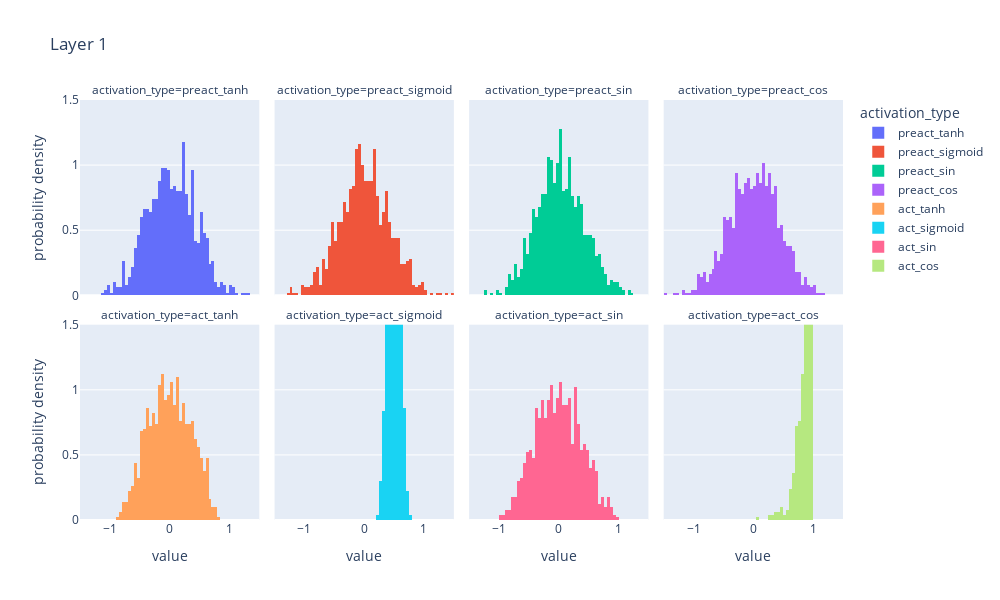
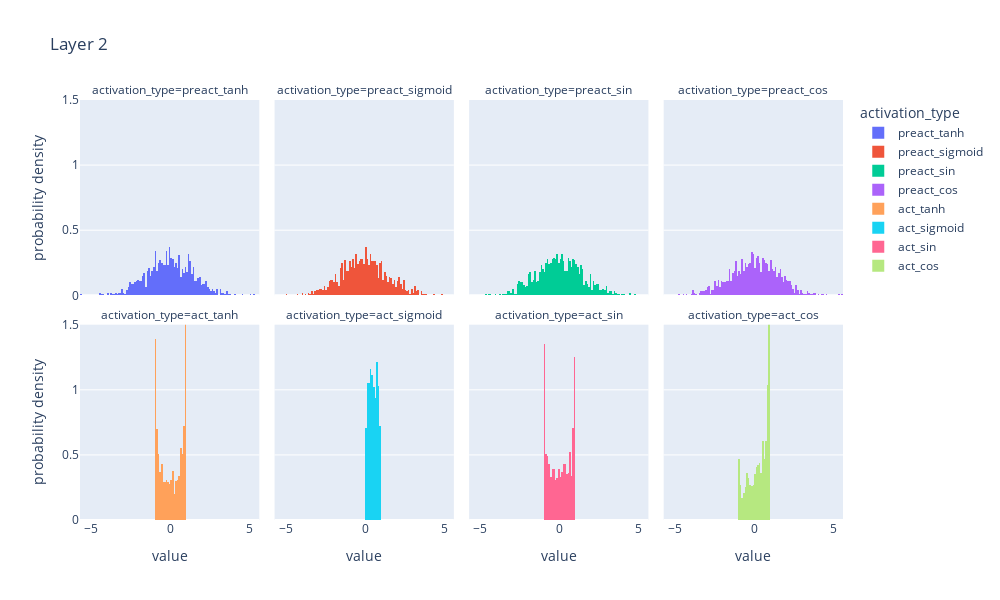
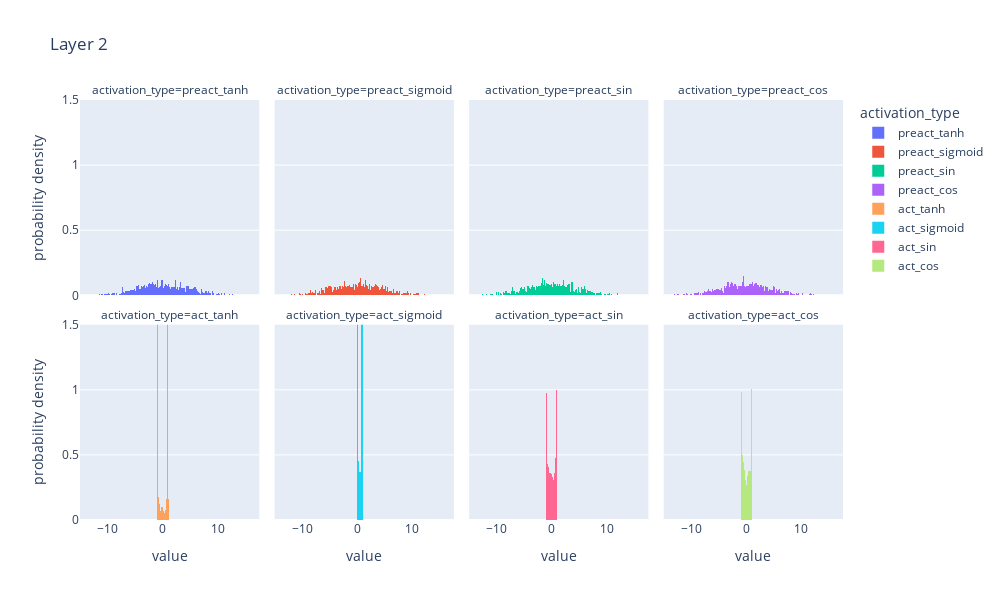

Notebook source saved alongside these figures, in order:
### Code cell
plot_acts(interim_acts[0], 'Layer 1')

plot_acts(interim_acts[1], 'Layer 2')

plot_acts(interim_acts[2], 'Layer 2')

### Figure 1 — Plotly figure (JSON) as saved in the notebook; plotly's stock layout.template omitted (floating-point values rounded to 4 significant figures; data arrays with more than 128 entries replaced by an {"elided": "..."} marker saying what was removed)
{"data": [{"alignmentgroup": "True", "bingroup": "x", "histnorm": "probability density", "hovertemplate": "activation_type=preact_tanh<br>value=%{x}<br>probability density=%{y}<extra></extra>", "legendgroup": "preact_tanh", "marker": {"color": "#636efa", "pattern": {"shape": ""}}, "name": "preact_tanh", "offsetgroup": "preact_tanh", "orientation": "v", "showlegend": true, "type": "histogram", "x": {"elided": "1000 float values"}, "xaxis": "x5", "yaxis": "y5"}, {"alignmentgroup": "True", "bingroup": "x", "histnorm": "probability density", "hovertemplate": "activation_type=preact_sigmoid<br>value=%{x}<br>probability density=%{y}<extra></extra>", "legendgroup": "preact_sigmoid", "marker": {"color": "#EF553B", "pattern": {"shape": ""}}, "name": "preact_sigmoid", "offsetgroup": "preact_sigmoid", "orientation": "v", "showlegend": true, "type": "histogram", "x": {"elided": "1000 float values"}, "xaxis": "x6", "yaxis": "y6"}, {"alignmentgroup": "True", "bingroup": "x", "histnorm": "probability density", "hovertemplate": "activation_type=preact_sin<br>value=%{x}<br>probability density=%{y}<extra></extra>", "legendgroup": "preact_sin", "marker": {"color": "#00cc96", "pattern": {"shape": ""}}, "name": "preact_sin", "offsetgroup": "preact_sin", "orientation": "v", "showlegend": true, "type": "histogram", "x": {"elided": "1000 float values"}, "xaxis": "x7", "yaxis": "y7"}, {"alignmentgroup": "True", "bingroup": "x", "histnorm": "probability density", "hovertemplate": "activation_type=preact_cos<br>value=%{x}<br>probability density=%{y}<extra></extra>", "legendgroup": "preact_cos", "marker": {"color": "#ab63fa", "pattern": {"shape": ""}}, "name": "preact_cos", "offsetgroup": "preact_cos", "orientation": "v", "showlegend": true, "type": "histogram", "x": {"elided": "1000 float values"}, "xaxis": "x8", "yaxis": "y8"}, {"alignmentgroup": "True", "bingroup": "x", "histnorm": "probability density", "hovertemplate": "activation_type=act_tanh<br>value=%{x}<br>probability density=%{y}<extra></extra>", "legendgroup": "act_tanh", "marker": {"color": "#FFA15A", "pattern": {"shape": ""}}, "name": "act_tanh", "offsetgroup": "act_tanh", "orientation": "v", "showlegend": true, "type": "histogram", "x": {"elided": "1000 float values"}, "xaxis": "x", "yaxis": "y"}, {"alignmentgroup": "True", "bingroup": "x", "histnorm": "probability density", "hovertemplate": "activation_type=act_sigmoid<br>value=%{x}<br>probability density=%{y}<extra></extra>", "legendgroup": "act_sigmoid", "marker": {"color": "#19d3f3", "pattern": {"shape": ""}}, "name": "act_sigmoid", "offsetgroup": "act_sigmoid", "orientation": "v", "showlegend": true, "type": "histogram", "x": {"elided": "1000 float values"}, "xaxis": "x2", "yaxis": "y2"}, {"alignmentgroup": "True", "bingroup": "x", "histnorm": "probability density", "hovertemplate": "activation_type=act_sin<br>value=%{x}<br>probability density=%{y}<extra></extra>", "legendgroup": "act_sin", "marker": {"color": "#FF6692", "pattern": {"shape": ""}}, "name": "act_sin", "offsetgroup": "act_sin", "orientation": "v", "showlegend": true, "type": "histogram", "x": {"elided": "1000 float values"}, "xaxis": "x3", "yaxis": "y3"}, {"alignmentgroup": "True", "bingroup": "x", "histnorm": "probability density", "hovertemplate": "activation_type=act_cos<br>value=%{x}<br>probability density=%{y}<extra></extra>", "legendgroup": "act_cos", "marker": {"color": "#B6E880", "pattern": {"shape": ""}}, "name": "act_cos", "offsetgroup": "act_cos", "orientation": "v", "showlegend": true, "type": "histogram", "x": {"elided": "1000 float values"}, "xaxis": "x4", "yaxis": "y4"}], "layout": {"annotations": [{"font": {}, "showarrow": false, "text": "activation_type=act_tanh", "x": 0.1175, "xanchor": "center", "xref": "paper", "y": 0.465, "yanchor": "bottom", "yref": "paper"}, {"font": {}, "showarrow": false, "text": "activation_type=act_sigmoid", "x": 0.3725, "xanchor": "center", "xref": "paper", "y": 0.465, "yanchor": "bottom", "yref": "paper"}, {"font": {}, "showarrow": false, "text": "activation_type=act_sin", "x": 0.6275, "xanchor": "center", "xref": "paper", "y": 0.465, "yanchor": "bottom", "yref": "paper"}, {"font": {}, "showarrow": false, "text": "activation_type=act_cos", "x": 0.8825, "xanchor": "center", "xref": "paper", "y": 0.465, "yanchor": "bottom", "yref": "paper"}, {"font": {}, "showarrow": false, "text": "activation_type=preact_tanh", "x": 0.1175, "xanchor": "center", "xref": "paper", "y": 1.0, "yanchor": "bottom", "yref": "paper"}, {"font": {}, "showarrow": false, "text": "activation_type=preact_sigmoid", "x": 0.3725, "xanchor": "center", "xref": "paper", "y": 1.0, "yanchor": "bottom", "yref": "paper"}, {"font": {}, "showarrow": false, "text": "activation_type=preact_sin", "x": 0.6275, "xanchor": "center", "xref": "paper", "y": 1.0, "yanchor": "bottom", "yref": "paper"}, {"font": {}, "showarrow": false, "text": "activation_type=preact_cos", "x": 0.8825, "xanchor": "center", "xref": "paper", "y": 1.0, "yanchor": "bottom", "yref": "paper"}], "autosize": false, "barmode": "relative", "height": 600, "legend": {"title": {"text": "activation_type"}, "tracegroupgap": 0}, "title": {"text": "Layer 1"}, "width": 1000, "xaxis": {"anchor": "y", "autorange": true, "domain": [0, 0.235], "range": [-1.5, 1.5], "title": {"text": "value"}, "type": "linear"}, "xaxis2": {"anchor": "y2", "autorange": true, "domain": [0.255, 0.49], "matches": "x", "range": [-1.5, 1.5], "title": {"text": "value"}, "type": "linear"}, "xaxis3": {"anchor": "y3", "autorange": true, "domain": [0.51, 0.745], "matches": "x", "range": [-1.5, 1.5], "title": {"text": "value"}, "type": "linear"}, "xaxis4": {"anchor": "y4", "autorange": true, "domain": [0.765, 1.0], "matches": "x", "range": [-1.5, 1.5], "title": {"text": "value"}, "type": "linear"}, "xaxis5": {"anchor": "y5", "autorange": true, "domain": [0, 0.235], "matches": "x", "range": [-1.5, 1.5], "showticklabels": false, "type": "linear"}, "xaxis6": {"anchor": "y6", "autorange": true, "domain": [0.255, 0.49], "matches": "x", "range": [-1.5, 1.5], "showticklabels": false, "type": "linear"}, "xaxis7": {"anchor": "y7", "autorange": true, "domain": [0.51, 0.745], "matches": "x", "range": [-1.5, 1.5], "showticklabels": false, "type": "linear"}, "xaxis8": {"anchor": "y8", "autorange": true, "domain": [0.765, 1.0], "matches": "x", "range": [-1.5, 1.5], "showticklabels": false, "type": "linear"}, "yaxis": {"anchor": "x", "domain": [0, 0.465], "range": [0, 1.5], "title": {"text": "probability density"}}, "yaxis2": {"anchor": "x2", "domain": [0, 0.465], "matches": "y", "range": [0, 1.5], "showticklabels": false}, "yaxis3": {"anchor": "x3", "domain": [0, 0.465], "matches": "y", "range": [0, 1.5], "showticklabels": false}, "yaxis4": {"anchor": "x4", "domain": [0, 0.465], "matches": "y", "range": [0, 1.5], "showticklabels": false}, "yaxis5": {"anchor": "x5", "domain": [0.535, 1.0], "matches": "y", "range": [0, 1.5], "title": {"text": "probability density"}}, "yaxis6": {"anchor": "x6", "domain": [0.535, 1.0], "matches": "y", "range": [0, 1.5], "showticklabels": false}, "yaxis7": {"anchor": "x7", "domain": [0.535, 1.0], "matches": "y", "range": [0, 1.5], "showticklabels": false}, "yaxis8": {"anchor": "x8", "domain": [0.535, 1.0], "matches": "y", "range": [0, 1.5], "showticklabels": false}}}

### Figure 2 — Plotly figure (JSON) as saved in the notebook; plotly's stock layout.template omitted (floating-point values rounded to 4 significant figures; data arrays with more than 128 entries replaced by an {"elided": "..."} marker saying what was removed)
{"data": [{"alignmentgroup": "True", "bingroup": "x", "histnorm": "probability density", "hovertemplate": "activation_type=preact_tanh<br>value=%{x}<br>probability density=%{y}<extra></extra>", "legendgroup": "preact_tanh", "marker": {"color": "#636efa", "pattern": {"shape": ""}}, "name": "preact_tanh", "offsetgroup": "preact_tanh", "orientation": "v", "showlegend": true, "type": "histogram", "x": {"elided": "1000 float values"}, "xaxis": "x5", "yaxis": "y5"}, {"alignmentgroup": "True", "bingroup": "x", "histnorm": "probability density", "hovertemplate": "activation_type=preact_sigmoid<br>value=%{x}<br>probability density=%{y}<extra></extra>", "legendgroup": "preact_sigmoid", "marker": {"color": "#EF553B", "pattern": {"shape": ""}}, "name": "preact_sigmoid", "offsetgroup": "preact_sigmoid", "orientation": "v", "showlegend": true, "type": "histogram", "x": {"elided": "1000 float values"}, "xaxis": "x6", "yaxis": "y6"}, {"alignmentgroup": "True", "bingroup": "x", "histnorm": "probability density", "hovertemplate": "activation_type=preact_sin<br>value=%{x}<br>probability density=%{y}<extra></extra>", "legendgroup": "preact_sin", "marker": {"color": "#00cc96", "pattern": {"shape": ""}}, "name": "preact_sin", "offsetgroup": "preact_sin", "orientation": "v", "showlegend": true, "type": "histogram", "x": {"elided": "1000 float values"}, "xaxis": "x7", "yaxis": "y7"}, {"alignmentgroup": "True", "bingroup": "x", "histnorm": "probability density", "hovertemplate": "activation_type=preact_cos<br>value=%{x}<br>probability density=%{y}<extra></extra>", "legendgroup": "preact_cos", "marker": {"color": "#ab63fa", "pattern": {"shape": ""}}, "name": "preact_cos", "offsetgroup": "preact_cos", "orientation": "v", "showlegend": true, "type": "histogram", "x": {"elided": "1000 float values"}, "xaxis": "x8", "yaxis": "y8"}, {"alignmentgroup": "True", "bingroup": "x", "histnorm": "probability density", "hovertemplate": "activation_type=act_tanh<br>value=%{x}<br>probability density=%{y}<extra></extra>", "legendgroup": "act_tanh", "marker": {"color": "#FFA15A", "pattern": {"shape": ""}}, "name": "act_tanh", "offsetgroup": "act_tanh", "orientation": "v", "showlegend": true, "type": "histogram", "x": {"elided": "1000 float values"}, "xaxis": "x", "yaxis": "y"}, {"alignmentgroup": "True", "bingroup": "x", "histnorm": "probability density", "hovertemplate": "activation_type=act_sigmoid<br>value=%{x}<br>probability density=%{y}<extra></extra>", "legendgroup": "act_sigmoid", "marker": {"color": "#19d3f3", "pattern": {"shape": ""}}, "name": "act_sigmoid", "offsetgroup": "act_sigmoid", "orientation": "v", "showlegend": true, "type": "histogram", "x": {"elided": "1000 float values"}, "xaxis": "x2", "yaxis": "y2"}, {"alignmentgroup": "True", "bingroup": "x", "histnorm": "probability density", "hovertemplate": "activation_type=act_sin<br>value=%{x}<br>probability density=%{y}<extra></extra>", "legendgroup": "act_sin", "marker": {"color": "#FF6692", "pattern": {"shape": ""}}, "name": "act_sin", "offsetgroup": "act_sin", "orientation": "v", "showlegend": true, "type": "histogram", "x": {"elided": "1000 float values"}, "xaxis": "x3", "yaxis": "y3"}, {"alignmentgroup": "True", "bingroup": "x", "histnorm": "probability density", "hovertemplate": "activation_type=act_cos<br>value=%{x}<br>probability density=%{y}<extra></extra>", "legendgroup": "act_cos", "marker": {"color": "#B6E880", "pattern": {"shape": ""}}, "name": "act_cos", "offsetgroup": "act_cos", "orientation": "v", "showlegend": true, "type": "histogram", "x": {"elided": "1000 float values"}, "xaxis": "x4", "yaxis": "y4"}], "layout": {"annotations": [{"font": {}, "showarrow": false, "text": "activation_type=act_tanh", "x": 0.1175, "xanchor": "center", "xref": "paper", "y": 0.465, "yanchor": "bottom", "yref": "paper"}, {"font": {}, "showarrow": false, "text": "activation_type=act_sigmoid", "x": 0.3725, "xanchor": "center", "xref": "paper", "y": 0.465, "yanchor": "bottom", "yref": "paper"}, {"font": {}, "showarrow": false, "text": "activation_type=act_sin", "x": 0.6275, "xanchor": "center", "xref": "paper", "y": 0.465, "yanchor": "bottom", "yref": "paper"}, {"font": {}, "showarrow": false, "text": "activation_type=act_cos", "x": 0.8825, "xanchor": "center", "xref": "paper", "y": 0.465, "yanchor": "bottom", "yref": "paper"}, {"font": {}, "showarrow": false, "text": "activation_type=preact_tanh", "x": 0.1175, "xanchor": "center", "xref": "paper", "y": 1.0, "yanchor": "bottom", "yref": "paper"}, {"font": {}, "showarrow": false, "text": "activation_type=preact_sigmoid", "x": 0.3725, "xanchor": "center", "xref": "paper", "y": 1.0, "yanchor": "bottom", "yref": "paper"}, {"font": {}, "showarrow": false, "text": "activation_type=preact_sin", "x": 0.6275, "xanchor": "center", "xref": "paper", "y": 1.0, "yanchor": "bottom", "yref": "paper"}, {"font": {}, "showarrow": false, "text": "activation_type=preact_cos", "x": 0.8825, "xanchor": "center", "xref": "paper", "y": 1.0, "yanchor": "bottom", "yref": "paper"}], "autosize": false, "barmode": "relative", "height": 600, "legend": {"title": {"text": "activation_type"}, "tracegroupgap": 0}, "title": {"text": "Layer 2"}, "width": 1000, "xaxis": {"anchor": "y", "autorange": true, "domain": [0, 0.235], "range": [-5.7, 5.6], "title": {"text": "value"}, "type": "linear"}, "xaxis2": {"anchor": "y2", "autorange": true, "domain": [0.255, 0.49], "matches": "x", "range": [-5.7, 5.6], "title": {"text": "value"}, "type": "linear"}, "xaxis3": {"anchor": "y3", "autorange": true, "domain": [0.51, 0.745], "matches": "x", "range": [-5.7, 5.6], "title": {"text": "value"}, "type": "linear"}, "xaxis4": {"anchor": "y4", "autorange": true, "domain": [0.765, 1.0], "matches": "x", "range": [-5.7, 5.6], "title": {"text": "value"}, "type": "linear"}, "xaxis5": {"anchor": "y5", "autorange": true, "domain": [0, 0.235], "matches": "x", "range": [-5.7, 5.6], "showticklabels": false, "type": "linear"}, "xaxis6": {"anchor": "y6", "autorange": true, "domain": [0.255, 0.49], "matches": "x", "range": [-5.7, 5.6], "showticklabels": false, "type": "linear"}, "xaxis7": {"anchor": "y7", "autorange": true, "domain": [0.51, 0.745], "matches": "x", "range": [-5.7, 5.6], "showticklabels": false, "type": "linear"}, "xaxis8": {"anchor": "y8", "autorange": true, "domain": [0.765, 1.0], "matches": "x", "range": [-5.7, 5.6], "showticklabels": false, "type": "linear"}, "yaxis": {"anchor": "x", "domain": [0, 0.465], "range": [0, 1.5], "title": {"text": "probability density"}}, "yaxis2": {"anchor": "x2", "domain": [0, 0.465], "matches": "y", "range": [0, 1.5], "showticklabels": false}, "yaxis3": {"anchor": "x3", "domain": [0, 0.465], "matches": "y", "range": [0, 1.5], "showticklabels": false}, "yaxis4": {"anchor": "x4", "domain": [0, 0.465], "matches": "y", "range": [0, 1.5], "showticklabels": false}, "yaxis5": {"anchor": "x5", "domain": [0.535, 1.0], "matches": "y", "range": [0, 1.5], "title": {"text": "probability density"}}, "yaxis6": {"anchor": "x6", "domain": [0.535, 1.0], "matches": "y", "range": [0, 1.5], "showticklabels": false}, "yaxis7": {"anchor": "x7", "domain": [0.535, 1.0], "matches": "y", "range": [0, 1.5], "showticklabels": false}, "yaxis8": {"anchor": "x8", "domain": [0.535, 1.0], "matches": "y", "range": [0, 1.5], "showticklabels": false}}}

### Figure 3 — Plotly figure (JSON) as saved in the notebook; plotly's stock layout.template omitted (floating-point values rounded to 4 significant figures; data arrays with more than 128 entries replaced by an {"elided": "..."} marker saying what was removed)
{"data": [{"alignmentgroup": "True", "bingroup": "x", "histnorm": "probability density", "hovertemplate": "activation_type=preact_tanh<br>value=%{x}<br>probability density=%{y}<extra></extra>", "legendgroup": "preact_tanh", "marker": {"color": "#636efa", "pattern": {"shape": ""}}, "name": "preact_tanh", "offsetgroup": "preact_tanh", "orientation": "v", "showlegend": true, "type": "histogram", "x": {"elided": "1000 float values"}, "xaxis": "x5", "yaxis": "y5"}, {"alignmentgroup": "True", "bingroup": "x", "histnorm": "probability density", "hovertemplate": "activation_type=preact_sigmoid<br>value=%{x}<br>probability density=%{y}<extra></extra>", "legendgroup": "preact_sigmoid", "marker": {"color": "#EF553B", "pattern": {"shape": ""}}, "name": "preact_sigmoid", "offsetgroup": "preact_sigmoid", "orientation": "v", "showlegend": true, "type": "histogram", "x": {"elided": "1000 float values"}, "xaxis": "x6", "yaxis": "y6"}, {"alignmentgroup": "True", "bingroup": "x", "histnorm": "probability density", "hovertemplate": "activation_type=preact_sin<br>value=%{x}<br>probability density=%{y}<extra></extra>", "legendgroup": "preact_sin", "marker": {"color": "#00cc96", "pattern": {"shape": ""}}, "name": "preact_sin", "offsetgroup": "preact_sin", "orientation": "v", "showlegend": true, "type": "histogram", "x": {"elided": "1000 float values"}, "xaxis": "x7", "yaxis": "y7"}, {"alignmentgroup": "True", "bingroup": "x", "histnorm": "probability density", "hovertemplate": "activation_type=preact_cos<br>value=%{x}<br>probability density=%{y}<extra></extra>", "legendgroup": "preact_cos", "marker": {"color": "#ab63fa", "pattern": {"shape": ""}}, "name": "preact_cos", "offsetgroup": "preact_cos", "orientation": "v", "showlegend": true, "type": "histogram", "x": {"elided": "1000 float values"}, "xaxis": "x8", "yaxis": "y8"}, {"alignmentgroup": "True", "bingroup": "x", "histnorm": "probability density", "hovertemplate": "activation_type=act_tanh<br>value=%{x}<br>probability density=%{y}<extra></extra>", "legendgroup": "act_tanh", "marker": {"color": "#FFA15A", "pattern": {"shape": ""}}, "name": "act_tanh", "offsetgroup": "act_tanh", "orientation": "v", "showlegend": true, "type": "histogram", "x": {"elided": "1000 float values"}, "xaxis": "x", "yaxis": "y"}, {"alignmentgroup": "True", "bingroup": "x", "histnorm": "probability density", "hovertemplate": "activation_type=act_sigmoid<br>value=%{x}<br>probability density=%{y}<extra></extra>", "legendgroup": "act_sigmoid", "marker": {"color": "#19d3f3", "pattern": {"shape": ""}}, "name": "act_sigmoid", "offsetgroup": "act_sigmoid", "orientation": "v", "showlegend": true, "type": "histogram", "x": {"elided": "1000 float values"}, "xaxis": "x2", "yaxis": "y2"}, {"alignmentgroup": "True", "bingroup": "x", "histnorm": "probability density", "hovertemplate": "activation_type=act_sin<br>value=%{x}<br>probability density=%{y}<extra></extra>", "legendgroup": "act_sin", "marker": {"color": "#FF6692", "pattern": {"shape": ""}}, "name": "act_sin", "offsetgroup": "act_sin", "orientation": "v", "showlegend": true, "type": "histogram", "x": {"elided": "1000 float values"}, "xaxis": "x3", "yaxis": "y3"}, {"alignmentgroup": "True", "bingroup": "x", "histnorm": "probability density", "hovertemplate": "activation_type=act_cos<br>value=%{x}<br>probability density=%{y}<extra></extra>", "legendgroup": "act_cos", "marker": {"color": "#B6E880", "pattern": {"shape": ""}}, "name": "act_cos", "offsetgroup": "act_cos", "orientation": "v", "showlegend": true, "type": "histogram", "x": {"elided": "1000 float values"}, "xaxis": "x4", "yaxis": "y4"}], "layout": {"annotations": [{"font": {}, "showarrow": false, "text": "activation_type=act_tanh", "x": 0.1175, "xanchor": "center", "xref": "paper", "y": 0.465, "yanchor": "bottom", "yref": "paper"}, {"font": {}, "showarrow": false, "text": "activation_type=act_sigmoid", "x": 0.3725, "xanchor": "center", "xref": "paper", "y": 0.465, "yanchor": "bottom", "yref": "paper"}, {"font": {}, "showarrow": false, "text": "activation_type=act_sin", "x": 0.6275, "xanchor": "center", "xref": "paper", "y": 0.465, "yanchor": "bottom", "yref": "paper"}, {"font": {}, "showarrow": false, "text": "activation_type=act_cos", "x": 0.8825, "xanchor": "center", "xref": "paper", "y": 0.465, "yanchor": "bottom", "yref": "paper"}, {"font": {}, "showarrow": false, "text": "activation_type=preact_tanh", "x": 0.1175, "xanchor": "center", "xref": "paper", "y": 1.0, "yanchor": "bottom", "yref": "paper"}, {"font": {}, "showarrow": false, "text": "activation_type=preact_sigmoid", "x": 0.3725, "xanchor": "center", "xref": "paper", "y": 1.0, "yanchor": "bottom", "yref": "paper"}, {"font": {}, "showarrow": false, "text": "activation_type=preact_sin", "x": 0.6275, "xanchor": "center", "xref": "paper", "y": 1.0, "yanchor": "bottom", "yref": "paper"}, {"font": {}, "showarrow": false, "text": "activation_type=preact_cos", "x": 0.8825, "xanchor": "center", "xref": "paper", "y": 1.0, "yanchor": "bottom", "yref": "paper"}], "autosize": false, "barmode": "relative", "height": 600, "legend": {"title": {"text": "activation_type"}, "tracegroupgap": 0}, "title": {"text": "Layer 2"}, "width": 1000, "xaxis": {"anchor": "y", "autorange": true, "domain": [0, 0.235], "range": [-15, 17.6], "title": {"text": "value"}, "type": "linear"}, "xaxis2": {"anchor": "y2", "autorange": true, "domain": [0.255, 0.49], "matches": "x", "range": [-15, 17.6], "title": {"text": "value"}, "type": "linear"}, "xaxis3": {"anchor": "y3", "autorange": true, "domain": [0.51, 0.745], "matches": "x", "range": [-15, 17.6], "title": {"text": "value"}, "type": "linear"}, "xaxis4": {"anchor": "y4", "autorange": true, "domain": [0.765, 1.0], "matches": "x", "range": [-15, 17.6], "title": {"text": "value"}, "type": "linear"}, "xaxis5": {"anchor": "y5", "autorange": true, "domain": [0, 0.235], "matches": "x", "range": [-15, 17.6], "showticklabels": false, "type": "linear"}, "xaxis6": {"anchor": "y6", "autorange": true, "domain": [0.255, 0.49], "matches": "x", "range": [-15, 17.6], "showticklabels": false, "type": "linear"}, "xaxis7": {"anchor": "y7", "autorange": true, "domain": [0.51, 0.745], "matches": "x", "range": [-15, 17.6], "showticklabels": false, "type": "linear"}, "xaxis8": {"anchor": "y8", "autorange": true, "domain": [0.765, 1.0], "matches": "x", "range": [-15, 17.6], "showticklabels": false, "type": "linear"}, "yaxis": {"anchor": "x", "domain": [0, 0.465], "range": [0, 1.5], "title": {"text": "probability density"}}, "yaxis2": {"anchor": "x2", "domain": [0, 0.465], "matches": "y", "range": [0, 1.5], "showticklabels": false}, "yaxis3": {"anchor": "x3", "domain": [0, 0.465], "matches": "y", "range": [0, 1.5], "showticklabels": false}, "yaxis4": {"anchor": "x4", "domain": [0, 0.465], "matches": "y", "range": [0, 1.5], "showticklabels": false}, "yaxis5": {"anchor": "x5", "domain": [0.535, 1.0], "matches": "y", "range": [0, 1.5], "title": {"text": "probability density"}}, "yaxis6": {"anchor": "x6", "domain": [0.535, 1.0], "matches": "y", "range": [0, 1.5], "showticklabels": false}, "yaxis7": {"anchor": "x7", "domain": [0.535, 1.0], "matches": "y", "range": [0, 1.5], "showticklabels": false}, "yaxis8": {"anchor": "x8", "domain": [0.535, 1.0], "matches": "y", "range": [0, 1.5], "showticklabels": false}}}
